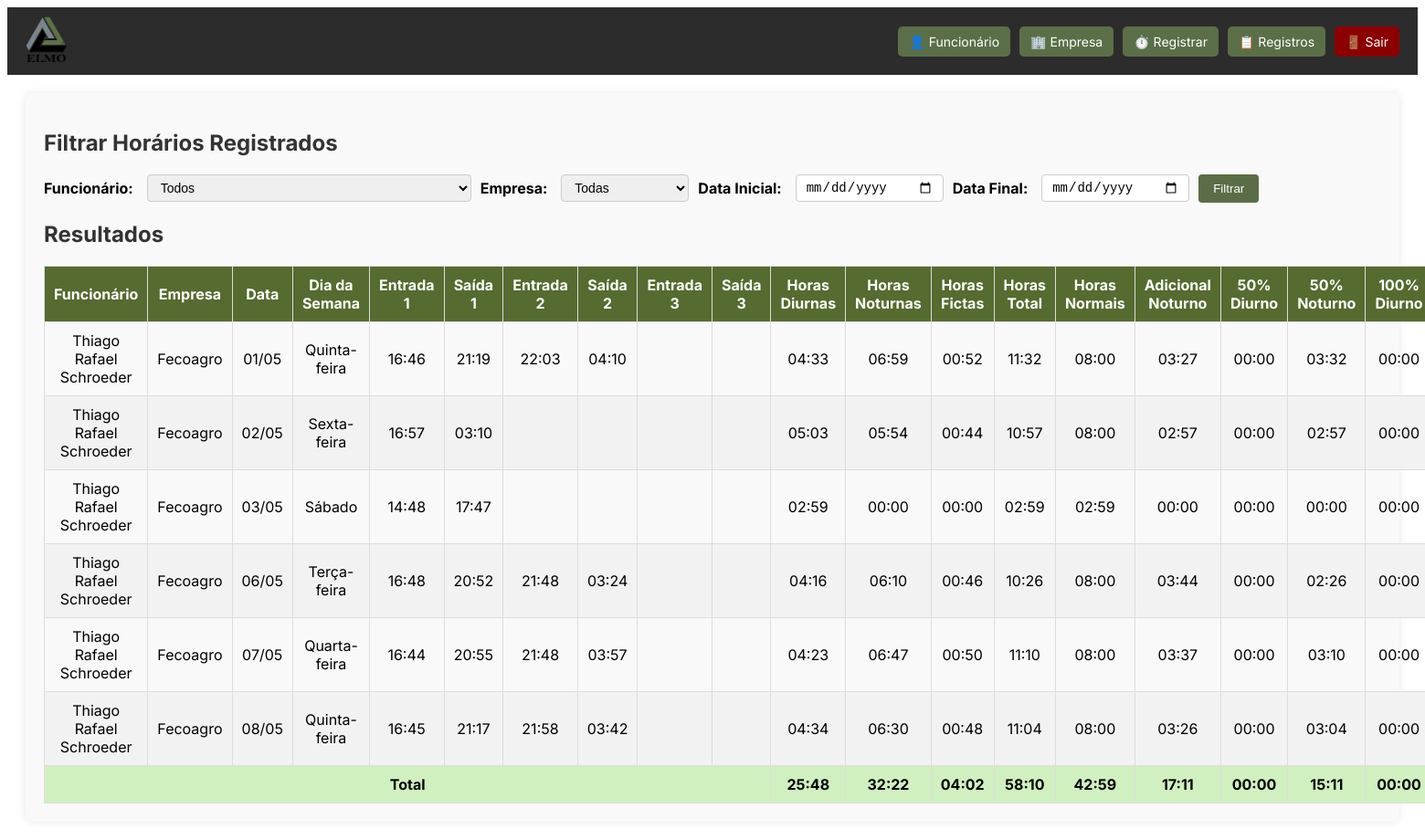
Page /lista-registros?funcionario_id=17 (signed in) on the committed database.
### models.py (models this page shows)
class Ponto(db.Model):
    id = db.Column(db.Integer, primary_key=True)
    funcionario_id = db.Column(db.Integer, db.ForeignKey('funcionario.id'), nullable=False)
    empresa_id = db.Column(db.Integer, db.ForeignKey('empresa.id'), nullable=False)
    data = db.Column(db.String(10), nullable=False)
    entrada1 = db.Column(db.String(5))
    saida1 = db.Column(db.String(5))
    entrada2 = db.Column(db.String(5))
    saida2 = db.Column(db.String(5))
    entrada3 = db.Column(db.String(5))
    saida3 = db.Column(db.String(5))
    funcionario = db.relationship('Funcionario', backref=db.backref('pontos', lazy=True))
    empresa = db.relationship('Empresa', backref=db.backref('pontos', lazy=True))

class Funcionario(db.Model):
    id = db.Column(db.Integer, primary_key=True)
    nome = db.Column(db.String(100), nullable=False)
    cpf = db.Column(db.String(14), unique=True, nullable=True)

class Empresa(db.Model):
    id = db.Column(db.Integer, primary_key=True)
    nome = db.Column(db.String(100), nullable=False)
    vale_alimentacao = db.Column(db.Float, nullable=False)

### app.py (the view, shortened to what this page needs)
@app.route("/lista-registros", methods=["GET"])
def lista_registros():
    if not session.get("usuario_logado"):
        return redirect(url_for("login"))
    funcionarios = Funcionario.query.order_by(Funcionario.nome.asc()).all()
    empresas = Empresa.query.order_by(Empresa.nome.asc()).all()
    query = Ponto.query
    funcionario_id = request.args.get("funcionario_id")
    empresa_id = request.args.get("empresa_id")
    data_ini = request.args.get("data_ini")
    data_fim = request.args.get("data_fim")
    if funcionario_id:
        query = query.filter_by(funcionario_id=funcionario_id)
    if empresa_id:
        query = query.filter_by(empresa_id=empresa_id)
    if data_ini:
        query = query.filter(Ponto.data >= data_ini)
    if data_fim:
        query = query.filter(Ponto.data <= data_fim)
    pontos = []
    if funcionario_id or empresa_id or data_ini or data_fim:
        pontos = query.order_by(Ponto.data.asc()).all()
    INIDIA = time(5, 0)
    FIMDIA = time(22, 0)
    ININOT = time(22, 0)
    FIMNOT = time(5, 0)
    def to_time(valor):
        if isinstance(valor, str):
            return datetime.strptime(valor, "%H:%M").time()
        return valor
    for ponto in pontos:
        if isinstance(ponto.data, str):
            ponto.data_obj = datetime.strptime(ponto.data, "%Y-%m-%d")
        else:
            ponto.data_obj = ponto.data
        ponto.horas_diurnas_reais = timedelta()
        ponto.horas_noturnas_reais = timedelta()
        ponto.horas_fictas = timedelta()
        ponto.horas_adicional = timedelta()
        ponto.horas_adicional_ficta = timedelta()
        ponto.horas_diurnas = timedelta()
        ponto.horas_noturnas = timedelta()
        ponto.horas_total = timedelta()
        ponto.extra_50_diurno = timedelta()
        ponto.extra_50_noturno = timedelta()
        ponto.extra_50_noturno_reais = timedelta()
        ponto.extra_100_diurno = timedelta()
        ponto.extra_100_noturno = timedelta()
        ponto.horas_normais = timedelta(hours=8)
        if ponto.data_obj.weekday() == 5:
            ponto.horas_normais = timedelta(hours=4)
        turnos = [(ponto.entrada1, ponto.saida1), (ponto.entrada2, ponto.saida2), (ponto.entrada3, ponto.saida3)]
        minutos_marcados = []
        for entrada, saida in turnos:
            if entrada and saida:
                entrada = to_time(entrada)
                saida = to_time(saida)
                entrada_dt = datetime.combine(ponto.data_obj, entrada)
                saida_dt = datetime.combine(ponto.data_obj, saida)
                if saida < entrada:
                    saida_dt += timedelta(days=1)
                atual = entrada_dt
                while atual < saida_dt:
                    minutos_marcados.append(atual)
                    atual += timedelta(minutes=1)
        acumulado_domingo = timedelta()
        duracao_dentro_domingo = timedelta()
        for minuto in minutos_marcados:
            hora = minuto.time()
            tipo = "diurna"
            if hora >= ININOT or hora < FIMNOT:
                tipo = "noturna"
            if ponto.horas_normais > timedelta():
                ponto.horas_normais -= timedelta(minutes=1)
                if tipo == "diurna":
                    ponto.horas_diurnas += timedelta(minutes=1)
                    ponto.horas_diurnas_reais += timedelta(minutes=1)
                else:
                    ponto.horas_noturnas_reais += timedelta(minutes=1)
                    ponto.horas_adicional += timedelta(minutes=1)
            else:
                if tipo == "diurna":
                    ponto.extra_50_diurno += timedelta(minutes=1)
                    ponto.horas_diurnas_reais += timedelta(minutes=1)
                else:
                    ponto.extra_50_noturno_reais += timedelta(minutes=1)
                    ponto.horas_noturnas_reais += timedelta(minutes=1)
        if ponto.data_obj.weekday() < 5:
            ponto.horas_noturnas = ponto.horas_noturnas_reais * 1.142857
            ponto.horas_total = ponto.horas_diurnas_reais + ponto.horas_noturnas
            ponto.horas_fictas= ponto.horas_noturnas_reais * 0.142857
            carga_horaria_diaria = timedelta(hours=8)
            jornada_total = ponto.horas_diurnas_reais + ponto.horas_noturnas
            if jornada_total < carga_horaria_diaria:
                ponto.horas_normais = jornada_total
            else:
                ponto.horas_normais = carga_horaria_diaria
                ponto.extra_50_noturno = ( ponto.extra_50_noturno_reais * 1.142857 ) + ( ponto.horas_adicional * 0.142857 )
        if ponto.data_obj.weekday() == 5:
            ponto.horas_noturnas = ponto.horas_noturnas_reais * 1.142857
            ponto.horas_total = ponto.horas_diurnas_reais + ponto.horas_noturnas
            ponto.horas_fictas= ponto.horas_noturnas_reais * 0.142857
            carga_horaria_diaria = timedelta(hours=4)
            jornada_total = ponto.horas_diurnas_reais + ponto.horas_noturnas
            extra_total = max(timedelta(), jornada_total - carga_horaria_diaria)
            ponto.extra_50_noturno = ponto.extra_50_noturno_reais * 1.142857
            if ponto.horas_adicional > timedelta():
                ponto.extra_50_noturno = ponto.horas_adicional * 0.142857
            if jornada_total < carga_horaria_diaria:
                ponto.horas_normais = jornada_total
                ponto.horas_adicional = ponto.horas_noturnas
            else:
                ponto.horas_normais = carga_horaria_diaria
    total = {
            "horas_diurnas": timedelta(),
            "horas_noturnas": timedelta(),
            "horas_fictas": timedelta(),
            "horas_total": timedelta(),
            "horas_normais": timedelta(),
            "horas_adicional": timedelta(),
            "extra_50_diurno": timedelta(),
            "extra_50_noturno": timedelta(),
            "extra_100_diurno": timedelta(),
            "extra_100_noturno": timedelta(),
        }
    for ponto in pontos:
            total["horas_diurnas"] += ponto.horas_diurnas_reais
            total["horas_noturnas"] += ponto.horas_noturnas
            total["horas_fictas"] += ponto.horas_fictas
            total["horas_total"] += ponto.horas_total
            total["horas_normais"] += ponto.horas_normais
            total["horas_adicional"] += ponto.horas_adicional
            total["extra_50_diurno"] += ponto.extra_50_diurno
            total["extra_50_noturno"] += ponto.extra_50_noturno
            total["extra_100_diurno"] += ponto.extra_100_diurno
            total["extra_100_noturno"] += ponto.extra_100_noturno
    return render_template("lista_registros.html", pontos=pontos, funcionarios=funcionarios, empresas=empresas, total=total)

### app.py (called while the page is built)
@app.template_filter('horario_formatado')
def horario_formatado(value):
    if not value:
        return "00:00"
    total_minutes = int(value.total_seconds() // 60)
    horas = total_minutes // 60
    minutos = total_minutes % 60
    return f"{horas:02d}:{minutos:02d}"

@app.template_filter('formatar_dia_semana')
def formatar_dia_semana(data):
    return format_datetime(data, "EEEE", locale='pt_BR').capitalize()

### templates/lista_registros.html (shortened to what this page needs)
{% extends "base.html" %}
{% block content %}
<div class="box">
    <h2>Filtrar Horários Registrados</h2>
    <form method="GET" class="filter-lista-form">
        <label for="funcionario_id">Funcionário:</label>
        <select name="funcionario_id" id="funcionario_id">
            <option value="">Todos</option>
        </select>
        <label for="empresa_id">Empresa:</label>
        <select name="empresa_id" id="empresa_id">
            <option value="">Todas</option>
        </select>
        <label for="data_ini">Data Inicial:</label>
        <input type="date" name="data_ini" id="data_ini">
        <label for="data_fim">Data Final:</label>
        <input type="date" name="data_fim" id="data_fim">
        <button type="submit" class="btn-lista-filter">Filtrar</button>
    </form>
</div>
<div class="box">
    <h2>Resultados</h2>
    <div class="table-responsive">
        <table class="styled-table">
            <thead>
                <tr>
                    <th>Funcionário</th>
                    <th>Empresa</th>
                    <th>Data</th>
                    <th>Dia da Semana</th>
                    <th>Entrada 1</th><th>Saída 1</th>
                    <th>Entrada 2</th><th>Saída 2</th>
                    <th>Entrada 3</th><th>Saída 3</th>
                    <th>Horas Diurnas</th>
                    <th>Horas Noturnas</th>
                    <th>Horas Fictas</th>
                    <th>Horas Total</th>
                    <th>Horas Normais</th>
                    <th>Adicional Noturno</th>
                    <th>50% Diurno</th>
                    <th>50% Noturno</th>
                    <th>100% Diurno</th>
                </tr>
            </thead>
            <tbody>
                {% for p in pontos %}
                <tr class="{% if p.data_obj | formatar_dia_semana == 'Domingo' %}domingo{% endif %}">
                    <td>{{ p.funcionario.nome }}</td>
                    <td>{{ p.empresa.nome }}</td>
                    <td>{{ p.data_obj.strftime('%d/%m') }}</td>
                    <td>{{ p.data_obj | formatar_dia_semana }}</td>
                    <td>{{ p.entrada1 or '' }}</td><td>{{ p.saida1 or '' }}</td>
                    <td>{{ p.entrada2 or '' }}</td><td>{{ p.saida2 or '' }}</td>
                    <td>{{ p.entrada3 or '' }}</td><td>{{ p.saida3 or '' }}</td>
                    <td>{{ p.horas_diurnas_reais|horario_formatado }}</td>
                    <td>{{ p.horas_noturnas|horario_formatado }}</td>
                    <td>{{ p.horas_fictas|horario_formatado }}</td>
                    <td>{{ p.horas_total|horario_formatado }}</td>
                    <td>{{ p.horas_normais|horario_formatado }}</td>
                    <td>{{ p.horas_adicional|horario_formatado }}</td>
                    <td>{{ p.extra_50_diurno|horario_formatado }}</td>
                    <td>{{ p.extra_50_noturno|horario_formatado }}</td>
                    <td>{{ p.extra_100_diurno|horario_formatado }}</td>
                </tr>
                {% endfor %}
            </tbody>
            <tfoot>
                <tr class="total-row">
                    <td colspan="10">Total</td>
                    <td>{{ total.horas_diurnas|horario_formatado }}</td>
                    <td>{{ total.horas_noturnas|horario_formatado }}</td>
                    <td>{{ total.horas_fictas|horario_formatado }}</td>
                    <td>{{ total.horas_total|horario_formatado }}</td>
                    <td>{{ total.horas_normais|horario_formatado }}</td>
                    <td>{{ total.horas_adicional|horario_formatado }}</td>
                    <td>{{ total.extra_50_diurno|horario_formatado }}</td>
                    <td>{{ total.extra_50_noturno|horario_formatado }}</td>
                    <td>{{ total.extra_100_diurno|horario_formatado }}</td>
                </tr>
            </tfoot>
        </table>
    </div>
</div>
{% endblock %}

### static/style.css (style rules this page uses)
h2, h3 { color: #333; }
table { width: 100%; border-collapse: collapse; margin-top: 20px; }
table th, table td { border: 1px solid #ccc; padding: 8px; text-align: center; }
table th { background-color: #6a7751; color: white; }
table tr:nth-child(even) { background-color: #f5f5f5; }
h2 { margin-bottom: 20px; color: #333; }
form { display: flex; flex-wrap: wrap; gap: 10px; align-items: center; }
label { font-weight: bold; margin-right: 5px; }
input[type="date"], input[type="time"], select { padding: 6px 8px; border: 1px solid #ccc; border-radius: 5px; outline: none; }
.styled-table { width: 100%; border-collapse: collapse; margin-top: 10px; }
.styled-table th, .styled-table td { border: 1px solid #ddd; padding: 10px; text-align: center; }
.styled-table th { background-color: #556b2f; color: white; }
.styled-table tr:nth-child(even) { background-color: #f2f2f2; }
select, input[type="date"], input[type="time"] { padding: 6px 8px; border: 1px solid #ccc; border-radius: 5px; outline: none; min-width: 140px; }
.filter-lista-form { display: flex; flex-wrap: wrap; align-items: center; gap: 10px; margin-bottom: 20px; }
.filter-lista-form label { margin-right: 5px; font-weight: bold; }
.filter-lista-form select, .filter-lista-form input[type="date"] { padding: 5px 10px; font-size: 14px; border: 1px solid #ccc; border-radius: 4px; }
.btn-lista-filter { background-color: #5a6d46; color: white; border: none; padding: 8px 16px; border-radius: 4px; cursor: pointer; }
.total-row td { background-color: #d0f0c0; font-weight: bold; }
body { font-family: 'Inter', sans-serif; }

### rows in the picture
Ponto: funcionario.nome "Thiago Rafael Schroeder", empresa.nome "Fecoagro", data_obj "01/05", data_obj "Quinta-feira", entrada1 "16:46", saida1 "21:19", entrada2 "22:03", saida2 "04:10", horas_diurnas_reais|horario_formatado "04:33", horas_noturnas|horario_formatado "06:59", horas_fictas|horario_formatado "00:52", horas_total|horario_formatado "11:32", horas_normais|horario_formatado "08:00", horas_adicional|horario_formatado "03:27", extra_50_diurno|horario_formatado "00:00", extra_50_noturno|horario_formatado "03:32", extra_100_diurno|horario_formatado "00:00"
Ponto: funcionario.nome "Thiago Rafael Schroeder", empresa.nome "Fecoagro", data_obj "02/05", data_obj "Sexta-feira", entrada1 "16:57", saida1 "03:10", horas_diurnas_reais|horario_formatado "05:03", horas_noturnas|horario_formatado "05:54", horas_fictas|horario_formatado "00:44", horas_total|horario_formatado "10:57", horas_normais|horario_formatado "08:00", horas_adicional|horario_formatado "02:57", extra_50_diurno|horario_formatado "00:00", extra_50_noturno|horario_formatado "02:57", extra_100_diurno|horario_formatado "00:00"
Ponto: funcionario.nome "Thiago Rafael Schroeder", empresa.nome "Fecoagro", data_obj "03/05", data_obj "Sábado", entrada1 "14:48", saida1 "17:47", horas_diurnas_reais|horario_formatado "02:59", horas_noturnas|horario_formatado "00:00", horas_fictas|horario_formatado "00:00", horas_total|horario_formatado "02:59", horas_normais|horario_formatado "02:59", horas_adicional|horario_formatado "00:00", extra_50_diurno|horario_formatado "00:00", extra_50_noturno|horario_formatado "00:00", extra_100_diurno|horario_formatado "00:00"
Ponto: funcionario.nome "Thiago Rafael Schroeder", empresa.nome "Fecoagro", data_obj "06/05", data_obj "Terça-feira", entrada1 "16:48", saida1 "20:52", entrada2 "21:48", saida2 "03:24", horas_diurnas_reais|horario_formatado "04:16", horas_noturnas|horario_formatado "06:10", horas_fictas|horario_formatado "00:46", horas_total|horario_formatado "10:26", horas_normais|horario_formatado "08:00", horas_adicional|horario_formatado "03:44", extra_50_diurno|horario_formatado "00:00", extra_50_noturno|horario_formatado "02:26", extra_100_diurno|horario_formatado "00:00"
Ponto: funcionario.nome "Thiago Rafael Schroeder", empresa.nome "Fecoagro", data_obj "07/05", data_obj "Quarta-feira", entrada1 "16:44", saida1 "20:55", entrada2 "21:48", saida2 "03:57", horas_diurnas_reais|horario_formatado "04:23", horas_noturnas|horario_formatado "06:47", horas_fictas|horario_formatado "00:50", horas_total|horario_formatado "11:10", horas_normais|horario_formatado "08:00", horas_adicional|horario_formatado "03:37", extra_50_diurno|horario_formatado "00:00", extra_50_noturno|horario_formatado "03:10", extra_100_diurno|horario_formatado "00:00"
Ponto: funcionario.nome "Thiago Rafael Schroeder", empresa.nome "Fecoagro", data_obj "08/05", data_obj "Quinta-feira", entrada1 "16:45", saida1 "21:17", entrada2 "21:58", saida2 "03:42", horas_diurnas_reais|horario_formatado "04:34", horas_noturnas|horario_formatado "06:30", horas_fictas|horario_formatado "00:48", horas_total|horario_formatado "11:04", horas_normais|horario_formatado "08:00", horas_adicional|horario_formatado "03:26", extra_50_diurno|horario_formatado "00:00", extra_50_noturno|horario_formatado "03:04", extra_100_diurno|horario_formatado "00:00"

### other values in the picture
{{ total.horas_diurnas|horario_formatado }} "25:48"
{{ total.horas_noturnas|horario_formatado }} "32:22"
{{ total.horas_fictas|horario_formatado }} "04:02"
{{ total.horas_total|horario_formatado }} "58:10"
{{ total.horas_normais|horario_formatado }} "42:59"
{{ total.horas_adicional|horario_formatado }} "17:11"
{{ total.extra_50_diurno|horario_formatado }} "00:00"
{{ total.extra_50_noturno|horario_formatado }} "15:11"
{{ total.extra_100_diurno|horario_formatado }} "00:00"
